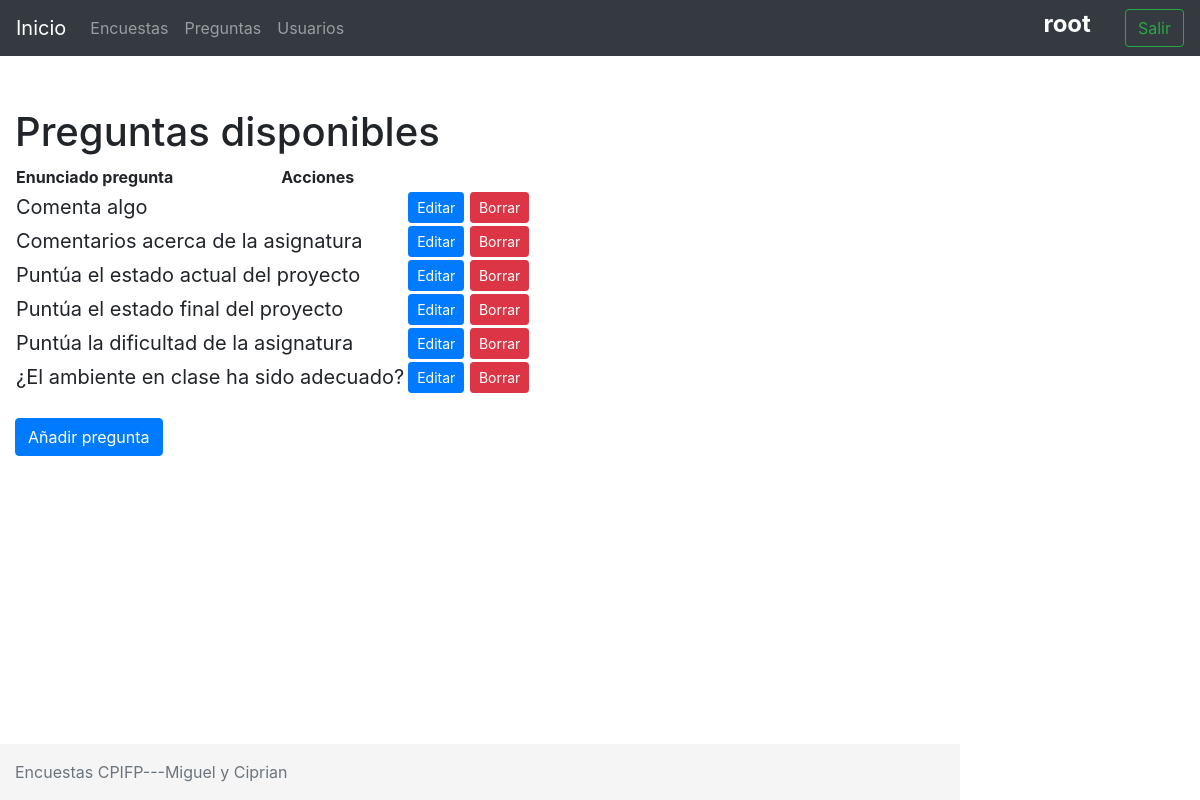
Screenshot of /encuestascpifp/ (signed in) with the database file from the repository.
### encuestas/models.py (models this page shows, shortened)
class Pregunta(models.Model):
    pregunta = models.CharField(max_length=100)
    tipo_pregunta = models.ForeignKey(Tipo_Pregunta, on_delete=models.CASCADE)
    class Meta:
        ordering = ['pregunta']

### encuestas/views.py (the view)
# urls.py: path('', views.index, name='index'),
@login_required
def index(request):
    if request.method=='POST':
        form = PreguntaForm(request.POST)
        if form.is_valid():
            preguntaAGuardar = form.save(commit=False)
            preguntaAGuardar.save()
        return redirect('encuestas:index')
    else:
        lista_preguntas = Pregunta.objects.all()
        contexto ={
            'lista_preguntas': lista_preguntas
        }
        return render(request,'encuestas/index.html',contexto)

### encuestas/templates/encuestas/index.html (shortened to what this page needs)
{% extends 'base/base.html' %}
{% load static %}
{% block titulo %}
    Preguntas disponibles
{% endblock %}
{% block contenido %}
<body style="width: 80%; height: 100%;">
    <table class="tabletable-sm">
        <thead>
            <tr>
                <th>Enunciado pregunta</th>
                {% if user.is_superuser%}
                <th>Acciones</th>
                {%endif%}
                {% if lista_preguntas %}
                {% for pregunta in lista_preguntas %}
            </tr>
        </thead>
        <tbody style="font-size: 20px;">
            <tr>
                <td colspan="10">
                    <span href="{% url 'encuestas:index' %}">{{pregunta.pregunta}}</span>
                </td>
                <td >
                </td>
                <td>
                    {% if user.is_superuser %}
                    <a class="btn btn-primary btn-sm" href="{% url 'encuestas:updatePregunta' pregunta.id %} ">Editar</a>
                    <a class="btn btn-danger btn-sm" href="{%url 'encuestas:deletePregunta' pregunta.id %}">Borrar</a>
                    {%endif%}
                </td>
            </tr>
            {% endfor %}
            {% else %}
            <h2 class="mt-5">No hay Preguntas</h2>
            {% endif %}
        </tbody>
    </table>
    <br>
    {%  if user.is_superuser %}
        <a  class="btn btn-primary" href="{%url 'encuestas:createPregunta'%}">Añadir pregunta</a>
    {% endif %}
</body>
{% endblock %}

### encuestas/templates/base/base.html (shortened to what this page needs)
{% load static %}
<!doctype html>
<html lang="es" class="h-100">
  <head>
<link href="{% static 'encuestas/css/bootstrap.min.css' %}"rel="stylesheet">
    <link href="{% static 'encuestas/css/sticky-footer-navbar.css' %}"rel="stylesheet">
</head>
<body class="d-flex flex-column h-100">
    {% block header %}
    <header>
    {% if user.is_authenticated %}
        <nav class="navbar navbar-expand-md navbar-dark fixed-top bg-dark">
            <a class="navbar-brand" href="accounts/login/">Inicio</a>
            <div class="collapse navbar-collapse" id="navbarCollapse">
                <ul class="navbar-nav mr-auto">
               {% if user.is_superuser %}
                    {% block activar4 %}
                    <li class="nav-item">
                    {% endblock %}
                        <a class="nav-link" href="{% url 'encuestas:encuestas' %}">Encuestas</a>
                    </li>
                    {% block activar2 %}
                    <li class="nav-item">
                    {% endblock %}
                        <a class="nav-link" href="{% url 'encuestas:index' %}">Preguntas</a>
                    </li>
                    {% block activar3 %}
                    <li class="nav-item">
                    {% endblock %}
                        <a class="nav-link" href="{% url 'encuestas:usuarios' user.id %}">Usuarios</a>
                    </li>
                    <!--
                {% endif %}-->
                </ul>
                <h4 class="form-inline mt-2 mt-md-0 text-white">
                    <strong>{{ user }} &nbsp;&nbsp;&nbsp;&nbsp;&nbsp;</strong>
                </h4>
                <form class="form-inline mt-2 mt-md-0" action = "{% url 'encuestas:logout' %}"method="get">
                    <button class="btn btn-outline-success my-2 my-sm-0" type="submit">Salir</button>
                </form>
            </div>
        </nav>
    {% endif %}
    </header>
    {% endblock %}
    <main role="main" class="flex-shrink-0">
        <div class="container">
            <h1 class="mt-5">
                {% block titulo %}{% endblock %}
            </h1>
            {% block contenido %}{% endblock %}
        </div>
    </main>
    {% block footer %}
    <footer class="footer mt-auto py-3">
        <div class="container">
            <span class="text-muted">Encuestas CPIFP---Miguel y Ciprian</span>
        </div>
    </footer>
    {% endblock %}
  </body>
</html>

### encuestas/static/encuestas/css/sticky-footer-navbar.css (style rules this page uses)
main > .container { padding: 60px 15px 0; }
.footer { background-color: #f5f5f5; }
.footer > .container { padding-right: 15px; padding-left: 15px; }

### rows the page displays
Pregunta: pregunta "Comenta algo"
Pregunta: pregunta "Comentarios acerca de la asignatura"
Pregunta: pregunta "Puntúa el estado actual del proyecto"
Pregunta: pregunta "Puntúa el estado final del proyecto"
Pregunta: pregunta "Puntúa la dificultad de la asignatura"
Pregunta: pregunta "¿El ambiente en clase ha sido adecuado?"

### other values shown
{{ user }} "root"
